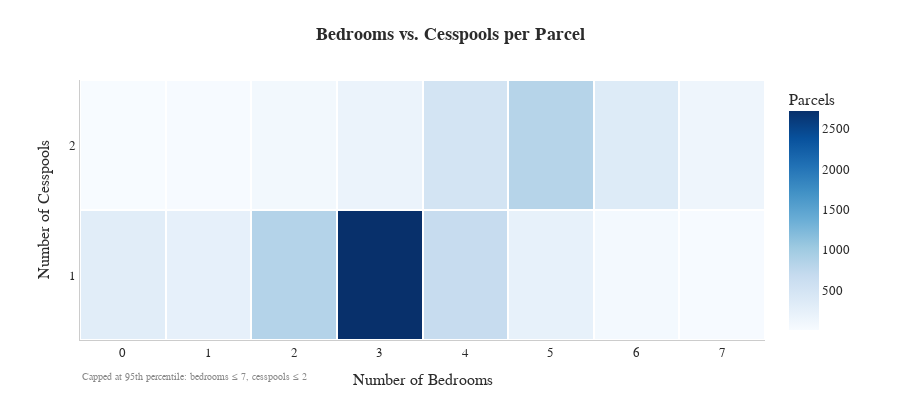

Here is the notebook cell this chart was saved with:
### Code cell
# Do cesspool counts scale with bedroom count as expected?

# ── bedroom_qty vs osds_qty — cross-tab heatmap ───────────────────────────────

# Cap axes at 95th percentile to avoid outliers compressing the main cluster
bedroom_cap = int(mpat_df["bedroom_qty"].quantile(0.95))
osds_cap    = int(mpat_df["osds_qty"].quantile(0.95))

crosstab = (
    mpat_df
    .loc[
        (mpat_df["bedroom_qty"] <= bedroom_cap) &
        (mpat_df["osds_qty"]    <= osds_cap)
    ]
    .groupby(["osds_qty", "bedroom_qty"])
    .size()
    .reset_index(name="n")
)

fig = go.Figure(
    go.Heatmap(
        x=crosstab["bedroom_qty"],
        y=crosstab["osds_qty"],
        z=crosstab["n"],
        colorscale=COLORS["seq"],
        hoverongaps=False,
        hovertemplate="Bedrooms: %{x}<br>Cesspools: %{y}<br>Parcels: %{z:,}<extra></extra>",
        colorbar=dict(title="Parcels"),
        xgap=2,
        ygap=2,
    )
)

apply_theme(
    fig,
    title=dict(text="<b>Bedrooms vs. Cesspools per Parcel</b>", x=0.5, xanchor="center", font=dict(size=18)),
    xaxis_title="Number of Bedrooms",
    yaxis_title="Number of Cesspools",
    height=420,
)

fig.update_layout(margin=dict(l=80, r=135, t=80, b=80))
fig.update_xaxes(showgrid=False, dtick=1)
fig.update_yaxes(showgrid=False, dtick=1)

fig.add_annotation(
    text=f"Capped at 95th percentile: bedrooms ≤ {bedroom_cap}, cesspools ≤ {osds_cap}",
    xref="paper", yref="paper",
    x=0, y=-0.17,
    showarrow=False,
    font=dict(size=10, color="#888888"),
    align="left",
)

fig.show()

### Figure 1 — Plotly figure (JSON) as saved in the notebook; plotly's stock layout.template omitted (floating-point values rounded to 4 significant figures)
{"data": [{"colorbar": {"title": {"text": "Parcels"}}, "colorscale": [[0, "rgb(247,251,255)"], [0.125, "rgb(222,235,247)"], [0.25, "rgb(198,219,239)"], [0.375, "rgb(158,202,225)"], [0.5, "rgb(107,174,214)"], [0.625, "rgb(66,146,198)"], [0.75, "rgb(33,113,181)"], [0.875, "rgb(8,81,156)"], [1, "rgb(8,48,107)"]], "hoverongaps": false, "hovertemplate": "Bedrooms: %{x}<br>Cesspools: %{y}<br>Parcels: %{z:,}<extra></extra>", "type": "heatmap", "x": [0, 1, 2, 3, 4, 5, 6, 7, 0, 1, 2, 3, 4, 5, 6, 7], "xgap": 2, "y": [1, 1, 1, 1, 1, 1, 1, 1, 2, 2, 2, 2, 2, 2, 2, 2], "ygap": 2, "z": [303, 234, 839, 2722, 668, 216, 58, 17, 5, 19, 69, 168, 494, 823, 355, 133]}], "layout": {"annotations": [{"align": "left", "font": {"color": "#888888", "size": 10}, "showarrow": false, "text": "Capped at 95th percentile: bedrooms ≤ 7, cesspools ≤ 2", "x": 0, "xref": "paper", "y": -0.17, "yref": "paper"}], "colorway": ["#2E86AB", "#A23B72", "#F18F01", "#C73E1D", "#3B1F2B", "#44BBA4", "#E94F37"], "font": {"color": "#2b2b2b", "family": "Arial, sans-serif", "size": 13}, "height": 420, "legend": {"bgcolor": "white", "bordercolor": "#cccccc", "borderwidth": 1}, "margin": {"b": 80, "l": 80, "r": 135, "t": 80}, "paper_bgcolor": "white", "plot_bgcolor": "white", "title": {"font": {"color": "#2b2b2b", "size": 18}, "text": "<b>Bedrooms vs. Cesspools per Parcel</b>", "x": 0.5, "xanchor": "center"}, "xaxis": {"dtick": 1, "gridcolor": "#ebebeb", "linecolor": "#cccccc", "showgrid": false, "title": {"text": "Number of Bedrooms"}, "zeroline": false}, "yaxis": {"dtick": 1, "gridcolor": "#ebebeb", "linecolor": "#cccccc", "showgrid": false, "title": {"text": "Number of Cesspools"}, "zeroline": false}}}
